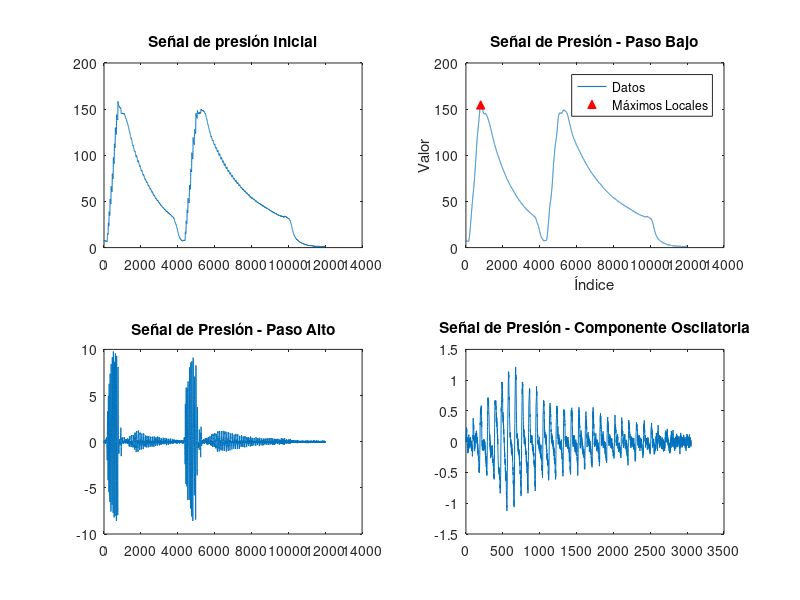
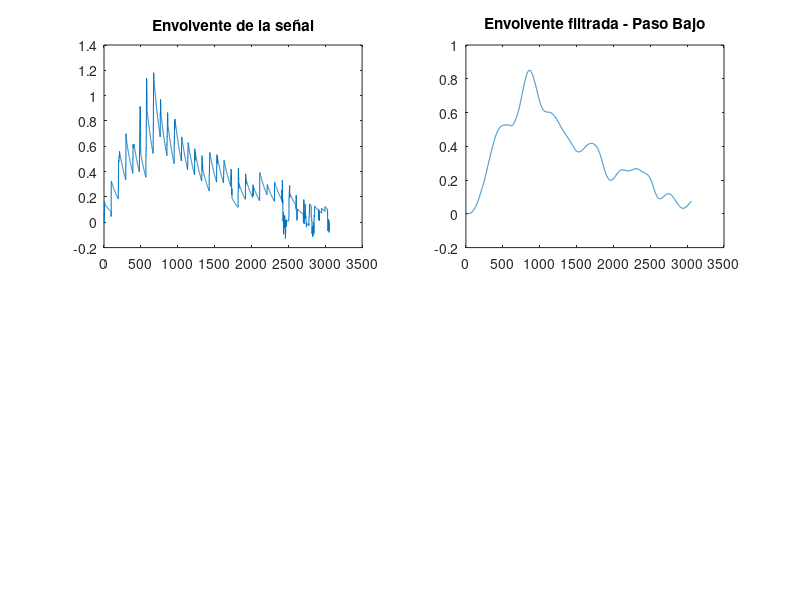

MATLAB code to generate these figures, in order:
clc, clear, close all;

% Consideraciones para el análisis de datos
%En la señal de baja frecuencia sirve para saber:

%85% -> presión sistolica
%el punto centra es la presión media
%55% -> presión diastolica
%(Se realiza mediante un enfoque en la gráfica de la señal)

% TRABAJO ENCARGADO
% 1. Pre procesamiento
% 2. 2 intentos (mediciones) para aplicar el método oscilometrico
% 3. Separar las partes del desenso de presión (herramientas como Python, excel)
% 4. Análisis en el dominio del tiempo, frecuencia y filtrado de las señales.
% 5. Algoritmo para la medición de presión arterial, se aplica (filtrado, detección de envolvente y calculo de puntos de la curva de presión que corresponde a ciertas características de la envolvente).
% 6. Criterios mediante software que permitan evaluar la confiabilidad de las mediciones realizadas.

% 1. Importación de datos
datos_presion = importdata('datos_presion.txt');

figure;
subplot(2, 2, 1);
plot(datos_presion);
title('Señal de presión Inicial');

% 2. Filtro pasa bajas
fc = 0.8;
fs = 100;
wn = fc/(fs/2)
[b, a] = butter(4, wn, 'low');
datos_filtrados = filtfilt(b, a, datos_presion);

% 3. Porción/descenso de la señal de filtrado
% Selección del rango umbral (Determinación del máximo)
umbral_minimo = 150;

% Inicializar variables
max_locales = []; % Almacenar valores de los máximos locales
posiciones = []; % Almacenar posiciones de los máximos locales

% Algoritmo para encontrar máximos locales
for i = 2:length(datos_filtrados)-1
    % Comprobar si el elemento actual es mayor que sus vecinos y supera el umbral
    if datos_filtrados(i) >= datos_filtrados(i-1) && datos_filtrados(i) >= datos_filtrados(i+1) && datos_filtrados(i) >= umbral_minimo
        max_locales = [max_locales, datos_filtrados(i)]; % Guardar el valor del máximo
        posiciones = [posiciones, i]; % Guardar la posición del máximo
    end
end

% Mostrar resultados
disp(['Máximos locales encontrados (con umbral mínimo de ', num2str(umbral_minimo), '):']);
disp(length(max_locales));
disp('Posiciones de los máximos locales:');

% Gráfica
subplot(2, 2, 2);
plot(datos_filtrados); % Datos originales
hold on;
subplot(2, 2, 2);
plot(posiciones, max_locales, 'r^', 'MarkerFaceColor', 'r'); % Máximos locales en rojo
title('Señal de Presión - Paso Bajo');
xlabel('Índice');
ylabel('Valor');
legend('Datos', 'Máximos Locales');
hold off;

% 5. Filtro Pasa Alto
fc = 1;
fs = 100;
wn = fc/(fs/2)
[b, a] = butter(4, wn, 'high');

datos_fil_alto = filtfilt(b, a, datos_presion);
subplot(2, 2, 3);
plot(datos_fil_alto);
title('Señal de Presión - Paso Alto');

% 6. Transformada discreta de fourier
% da = datos_presion(1:763);
% de = datos_presion(764:3963);
% 
% DA = fft(da);
% DE = fft(de);
% 
% figure;
% plot(abs(DA/numel(da)));
% figure;
% plot(abs(DE/numel(de)));

% 7. Componente Oscilatoria de la señal
comp_oscilatoria = datos_presion(1192:4250);

fc_osc = 1;
fs = 100;
wn = fc_osc/(fs/2);
[b, a] = butter(4, wn, 'high');

datos_fil_oscilatoria = filtfilt(b, a, comp_oscilatoria);
subplot(2, 2, 4);
plot(datos_fil_oscilatoria);
title('Señal de Presión - Componente Oscilatoria');

% 8. Envolvente de la señal generada

envolvente(1) = 0;
envolvente_n(1) = 0;

for i = 2 : length (datos_fil_oscilatoria) 
	if (envolvente(i-1) < datos_fil_oscilatoria(i - 1))
		envolvente(i) = datos_fil_oscilatoria(i);
	else
		envolvente(i) = envolvente(i - 1)*0.994;
	end
	if (envolvente_n(i-1) > datos_fil_oscilatoria(i - 1))
		envolvente_n(i) = datos_fil_oscilatoria(i);
	else
		envolvente_n(i) = envolvente(i - 1)*0.994;
	end
end

figure;
subplot(2, 2, 1);
plot(envolvente);
title('Envolvente de la señal');

subplot(2, 2, 2);
fc2 = 0.3;
wn2 = fc2/(fs/2);
[Bl2, Al2] = butter(4, wn2);
env_filt2 = filter(Bl2, Al2, envolvente);
plot(env_filt2);
title('Envolvente filtrada - Paso Bajo');




% Recuperación de la envolvente
% senal_analitica = hilbert(datos_fil_alto);  % Genera la señal analítica
% envolvente = abs(senal_analitica);          % Calcula la envolvente
% subplot(2, 2, 4);
% plot(envolvente);
% title('Envolvente de la señal');
